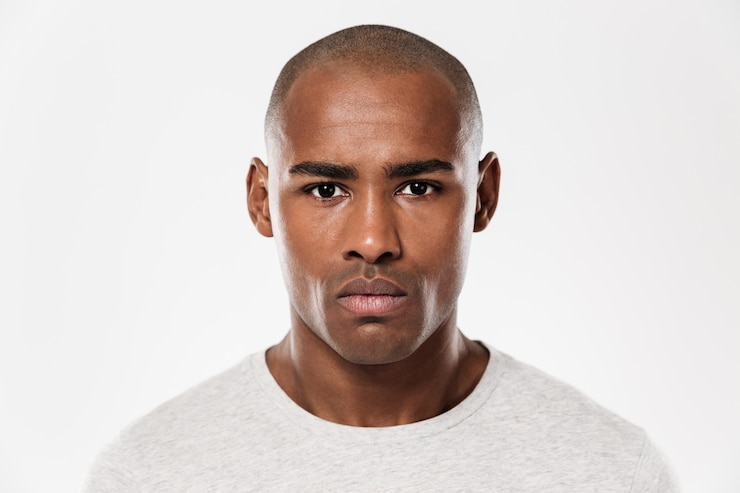
#> input picture data/1.jpg, 740 x 493 px; its folder holds only this picture in this run
$ python face_detection.py
#> lines starting #> are read from the running program, lines starting #| are printed output that depends on the picture; after the words box and inside, x2 and y2 are one past the last pixel; in counts of white or black regions, pixels touching at a corner belong together
import cv2 as cv
import numpy as np
import os


imgs = [image for image in os.listdir('data/') if image.endswith(('.jpg'))]
if len(imgs) == 0:
    print('no images found')
else:
    print('images are:', imgs)

for image in imgs:
    img_path = os.path.join('data/', image)
    img = cv.imread(img_path)
#> img is the input picture: shape (493, 740, 3); mean B, G, R 203.5, 207.3, 217.4

    img = cv.resize(img, (500,500))
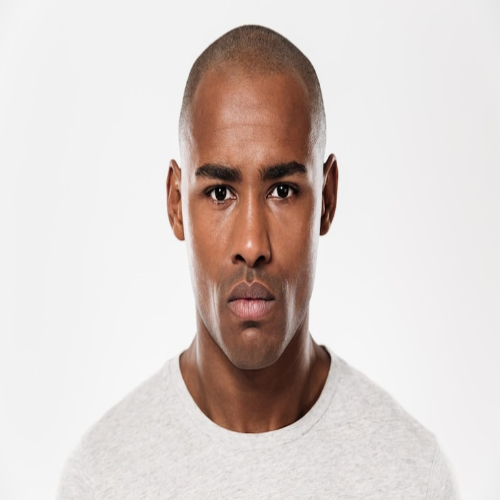
#> img: shape (500, 500, 3); mean B, G, R 203.5, 207.2, 217.4
    gray = cv.cvtColor(img, cv.COLOR_BGR2GRAY)
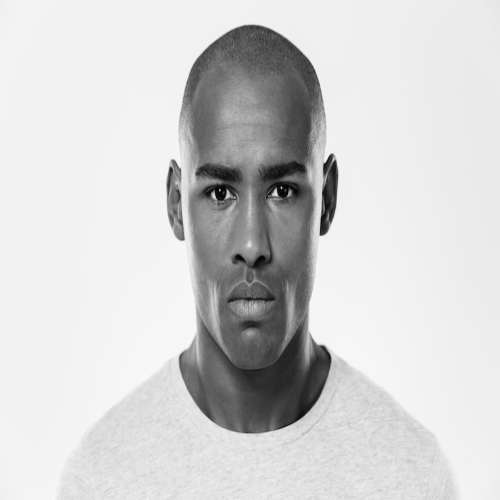
#> gray: shape (500, 500); min 1, max 250, mean 209.9

    haar_cascade = cv.CascadeClassifier('haar_face.xml')
    faces_rect = haar_cascade.detectMultiScale(gray, scaleFactor=1.1, minNeighbors=8)
#> faces_rect = [[157, 115, 192, 192]]

    if len(faces_rect) >= 1:
        for (x, y, w, h) in faces_rect:
            cv.rectangle(gray, (x, y), (x + w, y + h), (0, 0, 0), 2)
            cv.putText(gray, 'face detected', (x-15, y-15), cv.FONT_HERSHEY_SIMPLEX, 1, (0, 0, 0), 2)
#> this loop made 1 pass
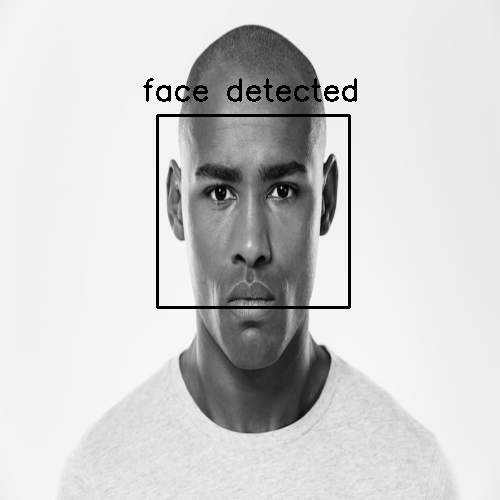
#> gray: shape (500, 500); 1.54% of pixels changed, all inside (x1, y1, x2, y2) = (143, 78, 357, 309)
    else:
        cv.putText(gray, 'no face detected', (x-15, y-15), cv.FONT_HERSHEY_SIMPLEX, 1, (0, 0, 0), 2)

    print(f'number of faces found in {image}= {len(faces_rect)}')
#| number of faces found in 1.jpg= 1

    cv.imshow(f'detected: {image}', gray)
    cv.imwrite(f'results/{image[0]}.jpg', gray)


cv.waitKey(0)
cv.destroyAllWindows()

$ run again, on data/2.jpg
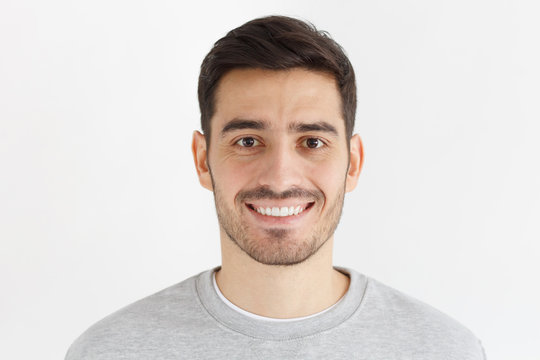
#> input picture data/2.jpg, 540 x 360 px
#> img is the input picture: shape (360, 540, 3); mean B, G, R 211.8, 215.7, 222.7
#> img: shape (500, 500, 3)
#> `gray = cv.cvtColor(img, cv.COLOR_BGR2GRAY)`:
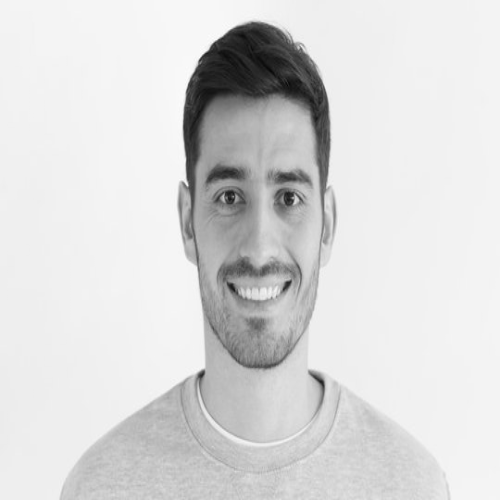
#> gray: shape (500, 500); min 5, max 253, mean 217.3
#> faces_rect = [[152, 110, 215, 215]]
#> the loop `for (x, y, w, h) in faces_rect:` made 1 pass
#> after the loop `for (x, y, w, h) in faces_rect:`:
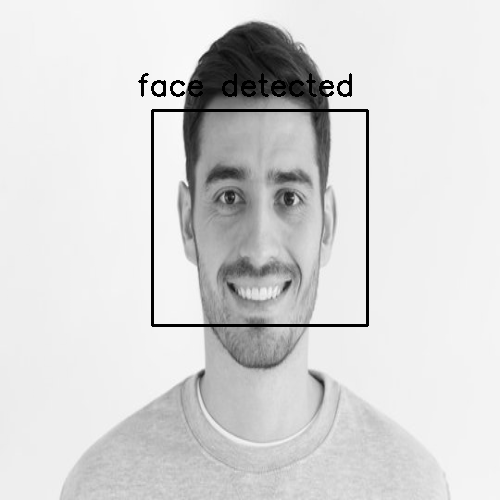
#> gray: shape (500, 500); 1.65% of pixels changed, all inside (x1, y1, x2, y2) = (138, 73, 369, 327)
#| number of faces found in 2.jpg= 1
